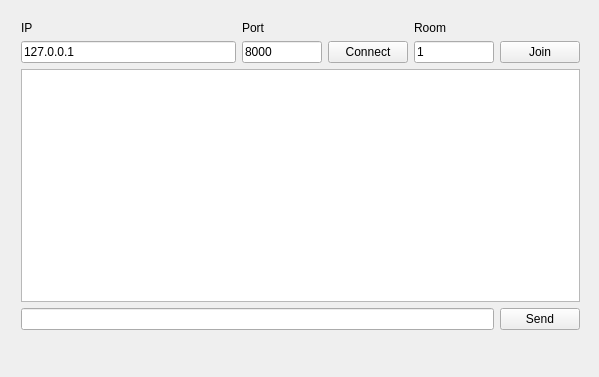
<?xml version="1.0" encoding="UTF-8"?>
<ui version="4.0">
 <class>clientFormClass</class>
 <widget class="QMainWindow" name="clientFormClass">
  <property name="geometry">
   <rect>
    <x>0</x>
    <y>0</y>
    <width>599</width>
    <height>377</height>
   </rect>
  </property>
  <property name="contextMenuPolicy">
   <enum>Qt::NoContextMenu</enum>
  </property>
  <property name="windowTitle">
   <string>client</string>
  </property>
  <widget class="QWidget" name="centralWidget">
   <widget class="QWidget" name="layoutWidget">
    <property name="geometry">
     <rect>
      <x>10</x>
      <y>10</y>
      <width>581</width>
      <height>331</height>
     </rect>
    </property>
    <layout class="QGridLayout" name="gridLayout_2">
     <item row="1" column="0" colspan="2">
      <widget class="QPlainTextEdit" name="plainTextEdit_Msg"/>
     </item>
     <item row="2" column="0">
      <widget class="QLineEdit" name="lineEdit_Input"/>
     </item>
     <item row="2" column="1">
      <widget class="QPushButton" name="pushButton_Send">
       <property name="text">
        <string>Send</string>
       </property>
      </widget>
     </item>
     <item row="0" column="0" colspan="2">
      <layout class="QGridLayout" name="gridLayout">
       <item row="1" column="3">
        <widget class="QLineEdit" name="lineEdit_Room">
         <property name="maximumSize">
          <size>
           <width>80</width>
           <height>16777215</height>
          </size>
         </property>
         <property name="text">
          <string>1</string>
         </property>
        </widget>
       </item>
       <item row="1" column="4">
        <widget class="QPushButton" name="pushButton_Join">
         <property name="text">
          <string>Join</string>
         </property>
        </widget>
       </item>
       <item row="1" column="0">
        <widget class="QLineEdit" name="lineEdit_IP">
         <property name="text">
          <string>127.0.0.1</string>
         </property>
        </widget>
       </item>
       <item row="0" column="0">
        <widget class="QLabel" name="label">
         <property name="text">
          <string>IP</string>
         </property>
        </widget>
       </item>
       <item row="1" column="1">
        <widget class="QLineEdit" name="lineEdit_Port">
         <property name="maximumSize">
          <size>
           <width>80</width>
           <height>16777215</height>
          </size>
         </property>
         <property name="text">
          <string>8000</string>
         </property>
        </widget>
       </item>
       <item row="0" column="1">
        <widget class="QLabel" name="label_2">
         <property name="text">
          <string>Port</string>
         </property>
        </widget>
       </item>
       <item row="1" column="2">
        <widget class="QPushButton" name="pushButton_Connect">
         <property name="text">
          <string>Connect</string>
         </property>
        </widget>
       </item>
       <item row="0" column="3">
        <widget class="QLabel" name="label_3">
         <property name="text">
          <string>Room</string>
         </property>
        </widget>
       </item>
      </layout>
     </item>
    </layout>
   </widget>
  </widget>
  <widget class="QMenuBar" name="menuBar">
   <property name="geometry">
    <rect>
     <x>0</x>
     <y>0</y>
     <width>599</width>
     <height>26</height>
    </rect>
   </property>
  </widget>
 </widget>
 <layoutdefault spacing="6" margin="11"/>
 <tabstops>
  <tabstop>lineEdit_IP</tabstop>
  <tabstop>lineEdit_Port</tabstop>
  <tabstop>pushButton_Connect</tabstop>
  <tabstop>lineEdit_Room</tabstop>
  <tabstop>pushButton_Join</tabstop>
  <tabstop>lineEdit_Input</tabstop>
  <tabstop>pushButton_Send</tabstop>
  <tabstop>plainTextEdit_Msg</tabstop>
 </tabstops>
 <resources>
  <include location="ClientForm.qrc"/>
 </resources>
 <connections/>
</ui>
